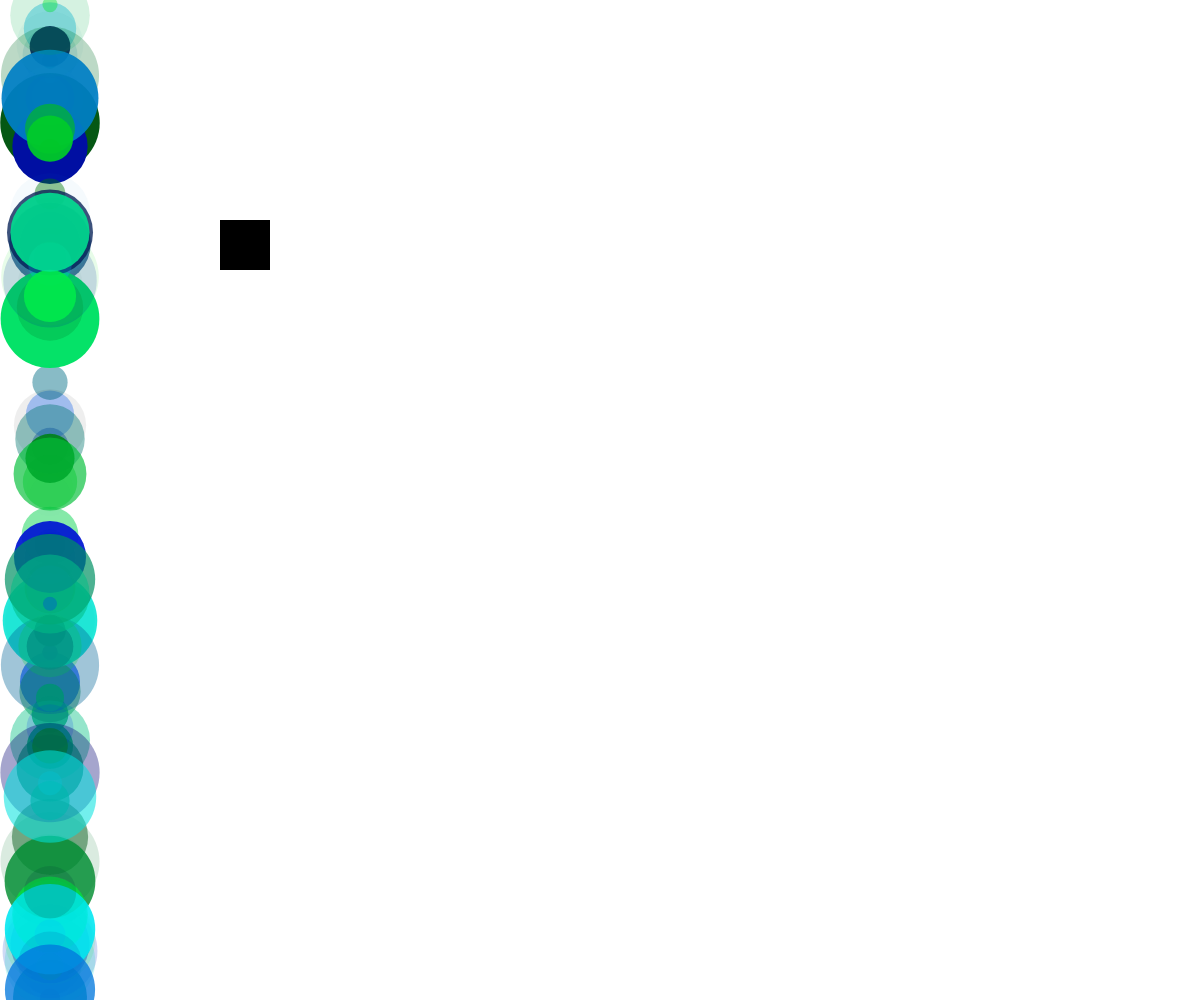
Frame 1 (no input)
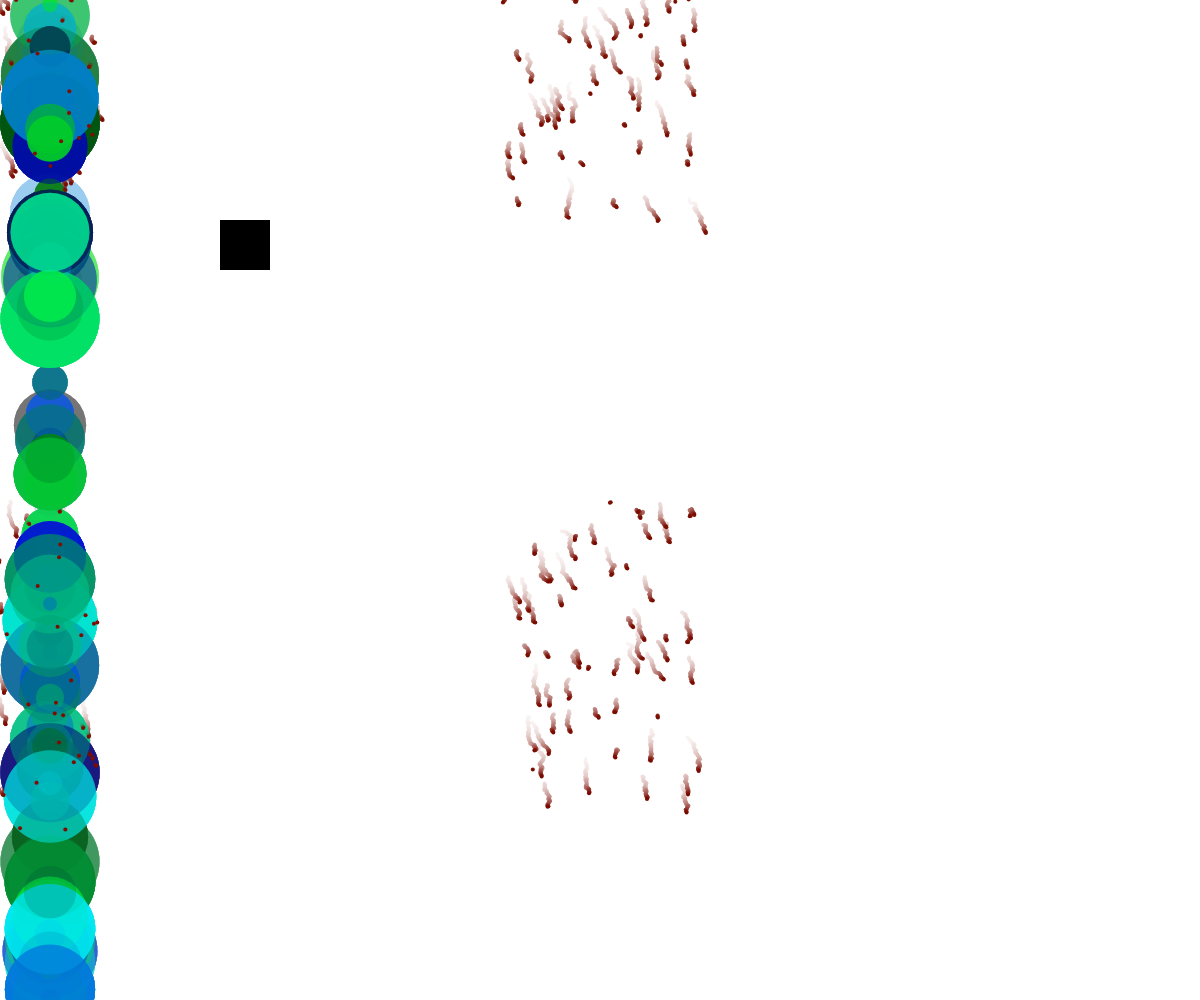
Frame 60 (no input)
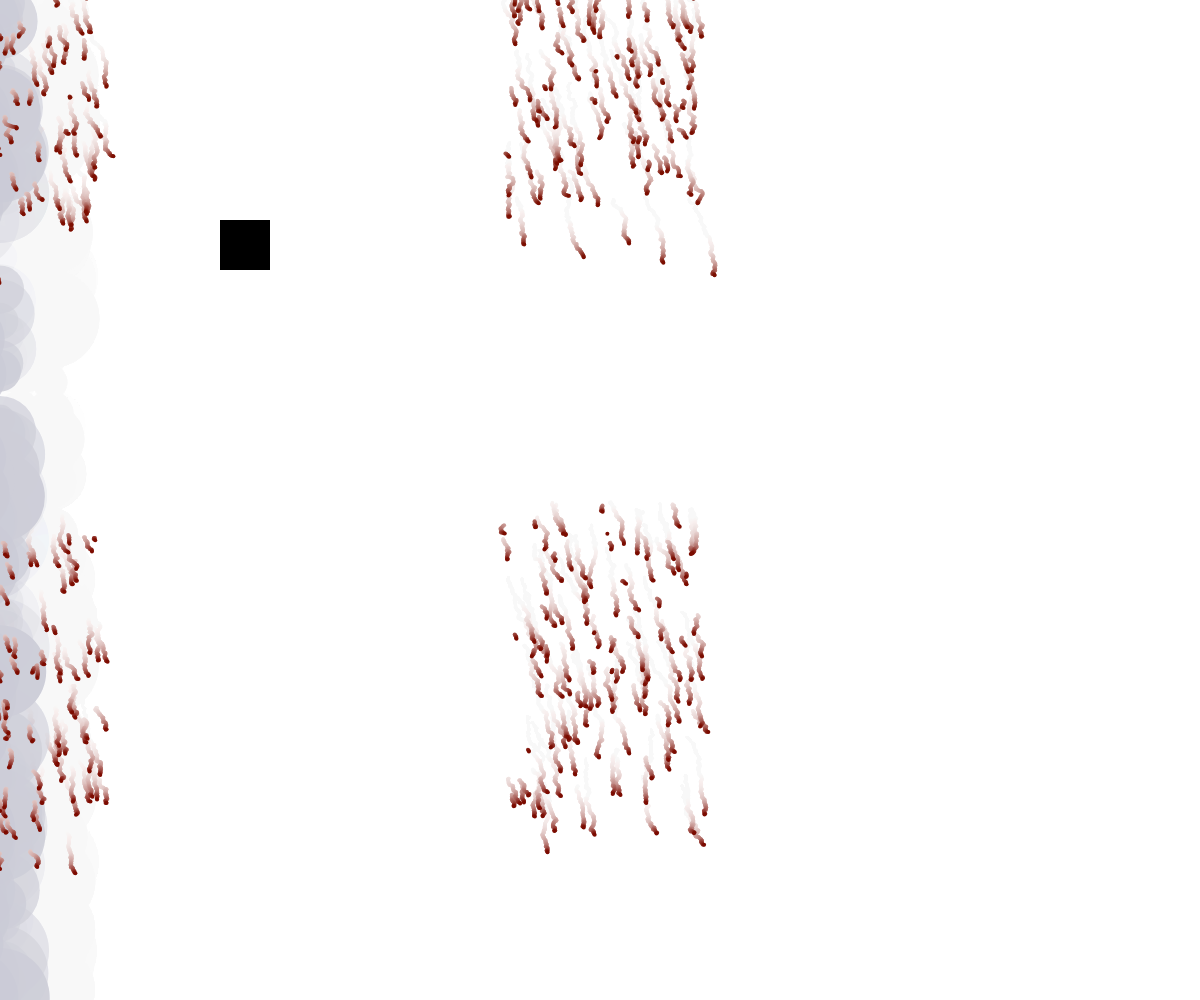
Frame 120 (the mouse pressed at the canvas centre since frame 60)

The p5.js sketch that drew these frames (run headless with seeded random() and noise() and a simulated clock; from frame 60 on, the mouse is pressed at the canvas centre):

// p5.js sketch
// ── sketch.js
//chaos

class Blobs {
  constructor(){ //give attributes initial values
    this.xPos = mouseX+50;
    this.yPos = random(height);
    this.r = random(0);
    this.g = random(255);
    this.b = random(255);
    this.alpha = random(1,255);
    this.speed = 0.1;
    this.size = random(10,100);
    this.rate = 20;
  }
  
  displaySelf(){
    fill(this.r,this.g,this.b,this.alpha);
    ellipse(this.xPos, this.yPos, this.size);
  }
  
  move(){
    this.yPos = (this.yPos + mouseY/this.rate) % height;
    //this.yPos = (this.yPos + this.size/10) % height; 
  }
  
  isClicked(){ //following mouse in x direction
    if(mouseIsPressed){
      this.r = 42;
      this.g = 44;
      this.b = 87;
      this.xPos = (this.xPos - mouseX/this.rate) % height;
      this.speed = 2;
      this.alpha = random(255);
    }
  }
  
  isKeyPressed(){
    if(keyIsPressed){
      this.yPos = 250;
      this.xPos = 250;
      this.size = this.size + 2;
      this.r = 144;
      this.g = 199;
      this.b = 140;
      this.alpha= random(255);
    }
  }
  
  checkCollision(){
    if ((220 < this.xPos < 270) && (220 < this.yPos < 270)){
      console.log("bumped");
    }
  }
  
}

let theBlobs = [];

var points = []
var rate = 0.1;

function setup() {
  noStroke();
  createCanvas(windowWidth, windowHeight);
  for(let i=0; i<100; i++) {
    theBlobs.push(new Blobs());
  }
  
  //linesss
  angleMode(DEGREES);
  noiseDetail(2);

  
  r1 = random(255);
  r2 = random(255);
  
  g1 = random(100);
  g2 = random(100);
  
  b1 = random(0);
  b2 = random(0);
  
  rate = random(0.005,0,011);
}

function draw() {
  background(255,15);
  fill(0);
  square(220,220, 50, 0);
  for(let i=0; i<100; i++) {
    theBlobs[i].displaySelf();
    theBlobs[i].move();
    theBlobs[i].isClicked();
    theBlobs[i].isKeyPressed();
    theBlobs[i].checkCollision();
  }
  
  // jiggly lineesss
    for(var i=0; i < points.length; i++) {
    
      var r = map(points[i].x,0,width,r1,r2);
      var g = map(points[i].y,0,height,g1,g2);
      var b = map(points[i].x,0,width,b1,b2);

      fill(r,g,b);

      var way = random(0,100);

      var angle = map(noise(points[i].x, points[i].y*rate/2  ),2,1,4, way);

      points[i].add(createVector(cos(angle),sin(angle)));

      ellipse(points[i].x, points[i].y,4);
    }
  
    var density = 2; //       num of points in a row
    var space = width / density;
  
    for (var x=0; x < width; x += space){
    for (var y = 0; y < height; y += space) {
      var p = createVector(x + random(-100,100),y + random (-100,200));
      points.push(p);
    }
  }
}
